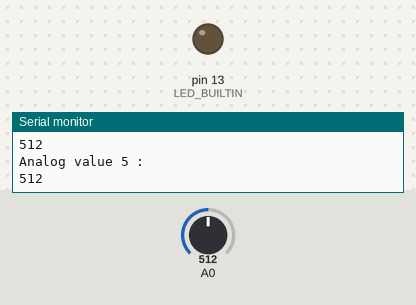
Recording of a sketch running on a simulated Arduino Uno, built with avr-gcc and run on an emulated ATmega328P. On the bench: output pins drawn as LEDs (lit = HIGH), the last lines printed to the serial monitor. The inputs (shaded band) are chosen by the test bench; at power-on: A0 = 512.

Above: at 1.2 s.
1.3 s: A0 set to 551
4.0 s: A0 set to 574
At 6.2 s:
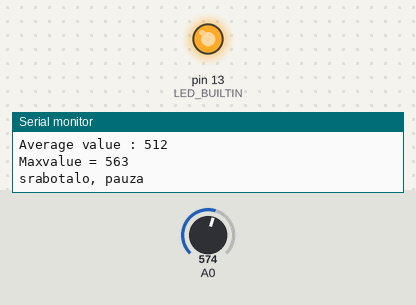
6.5 s: A0 set to 511
At 8.9 s:
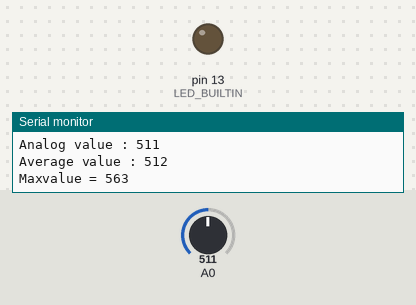
10.0 s: A0 set to 716
At 12.4 s:
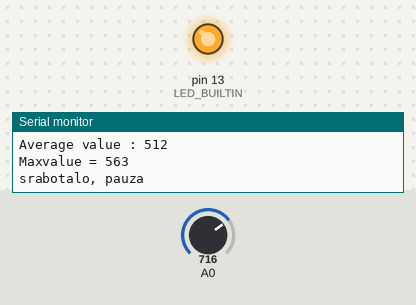
Timing chart, 0 to 13.5 s (numbered marks = the images above; inputs shaded):
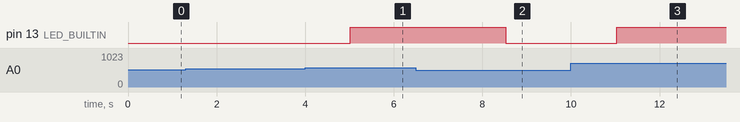

Measured:
- the behaviour switches between 563 and 564 on A0 (found by bisection; images 0 and 1)
- after the input at 4.0 s, pin 13 (LED_BUILTIN): LOW → HIGH after 1.0 s
- after the input at 6.5 s, pin 13 (LED_BUILTIN): HIGH → LOW after 2.0 s
- after the input at 10.0 s, pin 13 (LED_BUILTIN): LOW → HIGH after 1.0 s

The sketch:

fotorezistor.ino
```cpp
int init1 = 0;
int valueaverage = 0;
int value110 = 0;
int value = 0;
int maxvalue = 0;

void setup() {
  Serial.begin(9600);
  pinMode(LED_BUILTIN, OUTPUT);


}

void loop() {


if (init1==0) {
      int value1 = analogRead(A0);

  Serial.println("Analog value 1 : ");
  Serial.println(value1);
    delay(250);

     int value2 = analogRead(A0);
     Serial.println("Analog value 2 : ");
  Serial.println(value2);
         delay(250);
     int value3 = analogRead(A0);
     Serial.println("Analog value 3 : ");
  Serial.println(value3);
         delay(250);
     int value4 = analogRead(A0);
     Serial.println("Analog value 4 : ");
  Serial.println(value4);
         delay(250);
     int value5 = analogRead(A0);
     Serial.println("Analog value 5 : ");
  Serial.println(value5);
  int sum = value1+value2+value3+value4+value5;
      valueaverage =  (sum/5);
      delay(250);
       Serial.print("Average value : ");
  Serial.println(valueaverage);
  init1=init1+1;
}
  else {
  value = analogRead(A0);
  Serial.print("Analog value : ");
  Serial.println(value);
  Serial.print("Average value : ");
  Serial.println(valueaverage);
  value110 = valueaverage*11;
//       Serial.print("Value11 : ");
//  Serial.println(value110);
   maxvalue = value110/10;
    Serial.print("Maxvalue = ");
    Serial.println(maxvalue);
  if (value>maxvalue) {digitalWrite(LED_BUILTIN, HIGH);
    Serial.println("srabotalo, pauza");
      delay(2250);}
  else {digitalWrite(LED_BUILTIN, LOW);}
  delay(1250);
  }
}
```
